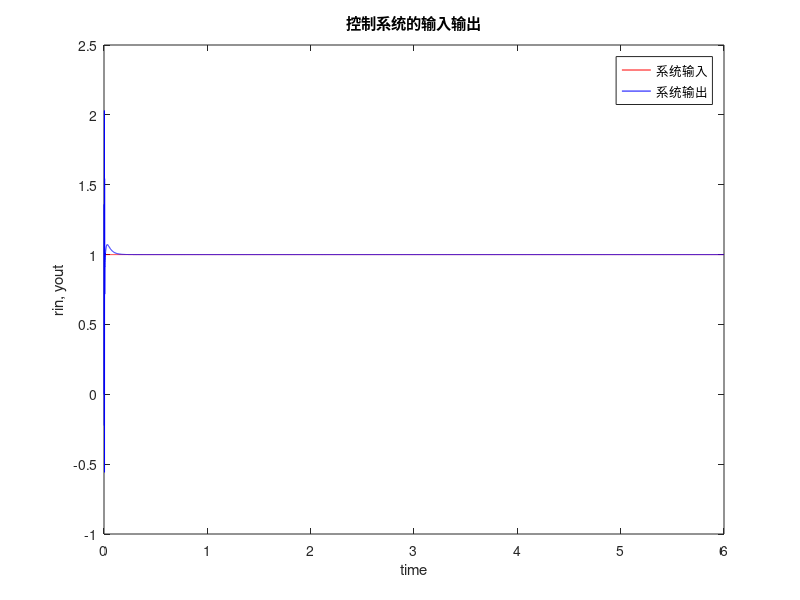
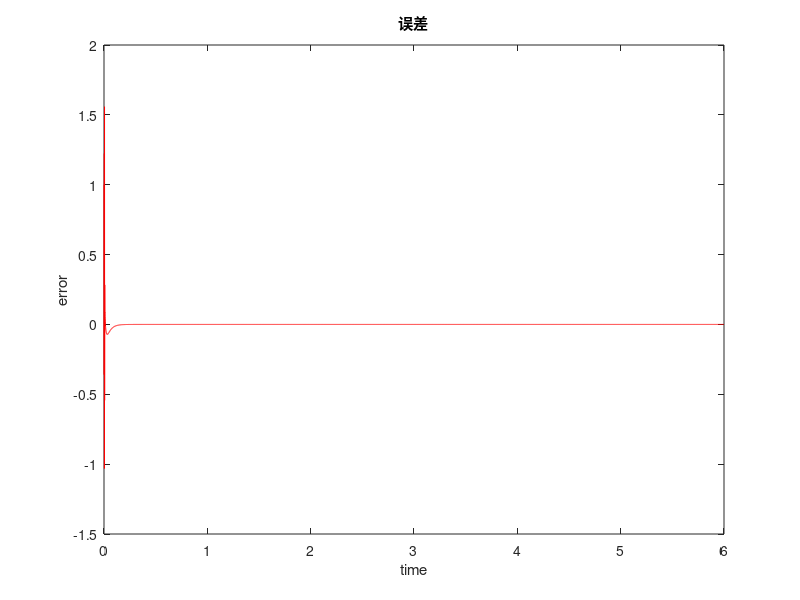
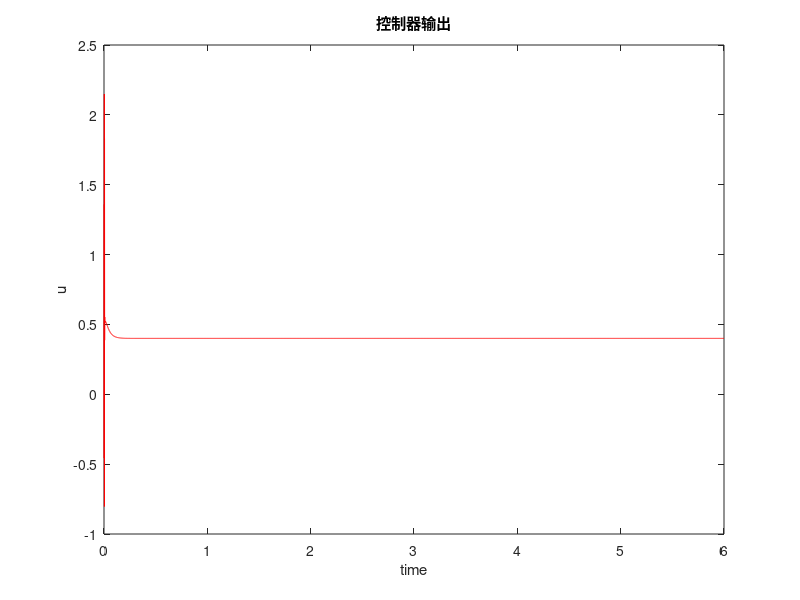
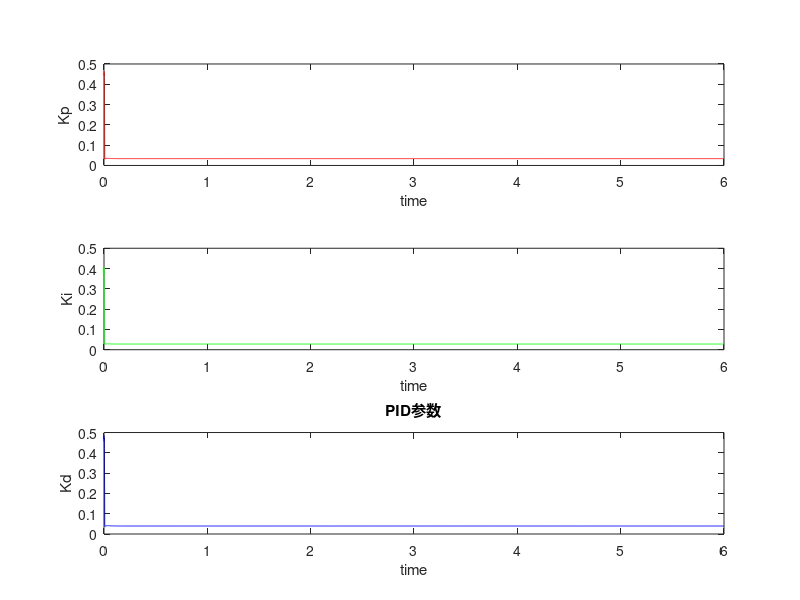

Recreate these plots in MATLAB, in order.
% This file is the basic model for building a BP-PID control system, with
% Sigmoid introduced as the Activation Function of the hidden layer and the
% output layer. The input is the step input.

eta = 0.25; % 学习速率
alpha = 0.05;   % 惯性系数
IN = 4; % 输入层的神经元个数
H = 5; % 隐含层的神经元个数
OUT = 3;    % 输出层的神经元个数

% 初始化隐含层权值 weight_input
wi = [-0.3791    0.0523   -0.4505   -0.3535;
       0.3627    0.1299   -0.0104   -0.3109;
      -0.0157   -0.4680   -0.3075   -0.4573;
       0.3449    0.1147   -0.3769    0.1352;
      -0.2906   -0.1376   -0.2945   -0.2181];
% wi = 0.50 * rands(H, IN);
wi_1 = wi; wi_2 = wi; wi_3 = wi;

% 初始化输出层权值 weight_output
wo = [ 0.0386    0.0358   -0.0096   -0.2297    0.1403;
       0.1952   -0.0548    0.3530   -0.2915   -0.0830;
      -0.0009   -0.3761    0.3739    0.0650   -0.2940];
% wo = 0.50 * rands(OUT, H);
wo_1 = wo; wo_2 = wo; wo_3 = wo;

x = [0 0 0];    % 定义数组并初始化
u_1 = 0; u_2 = 0; u_3 = 0; u_4 = 0; u_5 = 0;
y_1 = 0; y_2 = 0; y_3 = 0;  % 初始化对象输出

oh = zeros(H, 1);   % 隐含层输出 output_hide
I = oh;
error_1 = 0; error_2 = 0;

ts = 0.001; % 采样周期
tnum = 6000;
% 初始化
time = zeros(tnum, 1);
rin = zeros(tnum, 1);
a = zeros(tnum, 1);
yout = zeros(tnum, 1);
error = zeros(tnum, 1);
Kp = zeros(tnum, 1);
Ki = zeros(tnum, 1);
Kd = zeros(tnum, 1);
du = zeros(tnum, 1);
u = zeros(tnum, 1);
dyu = zeros(tnum, 1);   % y(k) 对 u(k) 的偏导
dk = zeros(1, OUT);
delta3 = zeros(1, OUT);
dO = zeros(1, H);
delta2 = zeros(1, H);

for k = 1 : 1 : tnum
    time(k) = k * ts;
    rin(k) = 1;
    a(k) = 1.2 * (1 - 0.8*exp(-0.1*k));
    yout(k) = a(k) * y_1/(1 + y_1^2) + u_1;
    error(k) = rin(k) - yout(k);
    xi = [rin(k), yout(k), error(k), 1];    % 神经网络输入
    x(1) = error(k) - error_1;
    x(2) = error(k);
    x(3) = error(k) - 2*error_1 + error_2;
    epid = [x(1); x(2); x(3)];
    I = xi * wi';   % 隐含层输入
    
    for j = 1 : H
        oh(j) = (exp(I(j)) - exp(-I(j))) / (exp(I(j)) + exp(-I(j)));  % 隐含层输出(正负对称的Sigmoid函数)
    end
    K = wo * oh;    % 输出层输入
    for n = 1 : OUT
        K(n) = 1 / (1 + exp(-K(n)));  % 输出层输出(非负的Sigmoid函数)
    end
    Kp(k) = K(1); Ki(k) = K(2); Kd(k) = K(3);   % 输出层输出的PID三个系数
    Kpid = [Kp(k), Ki(k), Kd(k)];
    
    du(k) = Kpid * epid;
    
    u(k) = u_1 + du(k);
    
    % 限制输出
    if u(k) >= 10
        u(k) = 10;
    end
    if u(k) <= -10
        u(k) = -10;
    end
    
    dyu(k) = sign((yout(k) - y_1) / (u(k) - u_1 + 0.0000001));
    
    % 输出层权值整定
    for j = 1 : OUT
        dk(j) = exp(-K(j)) / (1 + exp(-K(j)))^2;
    end
    for n = 1 : OUT
        delta3(n) = error(k) * dyu(k) * epid(n) * dk(n);
    end    
    
    for n = 1 : OUT
        for i = 1 :H
            d_wo = eta * delta3(n) * oh(i) + alpha * (wo_1 - wo_2);
        end
    end
    wo = wo_1 + d_wo;
    
    % 隐含层权值整定
    for i = 1 : H
        dO(i) = 4/(exp(I(i)) + exp(-I(i)))^2;
    end
    segma = delta3 * wo;
    for i = 1 : H
        delta2(i) = dO(i) * segma(i);
    end
    d_wi = eta * delta2' * xi + alpha * (wi_1 - wi_2);
    wi = wi_1 + d_wi;
    
    % 参数更新
    u_5 = u_4; u_4 = u_3; u_3 = u_2; u_2 = u_1; u_1 = u(k);
    y_3 = y_2; y_2 = y_1; y_1 = yout(k);
    wo_3 = wo_2; wo_2 = wo_1; wo_1 = wo;
    wi_3 = wi_2; wi_2 = wi_1; wi_1 = wi;
    error_2 = error_1; error_1 = error(k);
    
end

% 绘图
figure(1)
plot(time, rin, 'r', time, yout, 'b');
title('控制系统的输入输出');
xlabel('time'); ylabel('rin, yout');
legend('系统输入','系统输出');

figure(2)
plot(time, error, 'r'); title('误差');
xlabel('time'); ylabel('error');

figure(3)
plot(time, u, 'r'); title('控制器输出');
xlabel('time'); ylabel('u');

figure(4)
subplot(3,1,1); plot(time, Kp, 'r');
xlabel('time'); ylabel('Kp');
subplot(3,1,2); plot(time, Ki, 'g');
xlabel('time'); ylabel('Ki');
subplot(3,1,3); plot(time, Kd, 'b');
xlabel('time'); ylabel('Kd');
title('PID参数');
